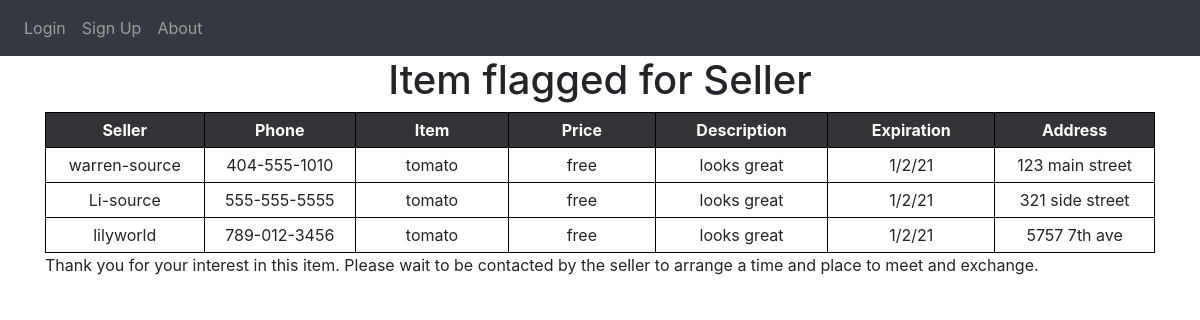
Screenshot of /purchase/1 with the database file from the repository.
### website/models.py (models this page shows)
class Seller(db.Model):
    id = db.Column(db.Integer, primary_key=True)
    food = db.Column(db.String(100))
    price = db.Column(db.String(30))
    description = db.Column(db.String(600))
    expiration = db.Column(db.String(30))
    user_id = db.Column(db.Integer, db.ForeignKey('user.id'))

class User(db.Model, UserMixin):
    id = db.Column(db.Integer, primary_key=True)
    user_name = db.Column(db.String(100), unique=True)
    password = db.Column(db.String(100))
    address = db.Column(db.String(300)) #include town and state after
    zipcode = db.Column(db.String(20))
    phone = db.Column(db.String(20))
    sellers = db.relationship('Seller')  # access user's items for sale

### website/views.py (the view)
@views.route('/purchase/<int:id>')
def purchase(id):
    seller_item = db.session.execute(
        'SELECT S.id, U.id, S.food, S.price, S.description, S.expiration, U.user_name, U.address, U.zipcode, U.phone FROM Seller AS S JOIN User AS U WHERE S.id = :val', {'val': id})
    return render_template("buy.html", user=current_user, seller_item=seller_item)

### website/templates/buy.html (shortened to what this page needs)
{% extends "base.html" %}
{% block content %}
    <div class="summary">
        <h1 style="text-align: center">Item flagged for Seller</h1>
        <table>
            <tr>
                <th>Seller</th>
                <th>Phone</th>
                <th>Item</th>
                <th>Price</th>
                <th>Description</th>
                <th>Expiration</th>
                <th>Address</th>
            </tr>
            {% for item in seller_item %}
            <tr>
                <td>{{ item.user_name }}</td>
                <td>{{ item.phone }}</td>
                <td>{{ item.food }}</td>
                <td>{{ item.price }}</td>
                <td>{{ item.description }}</td>
                <td>{{ item.expiration }}</td>
                <td>{{ item.address }}</td>
            </tr>
            {% endfor %}
        </table>
    </div>
<p>
    Thank you for your interest in this item. Please wait to
    be contacted by the seller to arrange a time and place to meet and exchange.
</p>
{% endblock %}

### website/static/lgin.css (style rules this page uses)
* { margin: 0; padding: 0; }
body { background: #e9eaea; font-family: roboto; user-select: none; }

### website/static/style.css (style rules this page uses)
body { font-family: "Open Sans", sans-serif; overflow-x: hidden; color: #444444; background-color: white; }
h1, h2, h3, h4, h5, h6 { font-family: "Poppins", sans-serif; }

### website/templates/buy.html (style rules this page uses)
table { border-collapse: collapse; }
th { background-color:#333338; Color:white; }
th, td { width:250px; text-align:center; border:1px solid black; padding:5px }

### rows the page displays
Seller: user_name "warren-source", phone "404-555-1010", food "tomato", price "free", description "looks great", expiration "1/2/21", address "123 main street", user_name "Li-source", phone "555-555-5555", address "321 side street", user_name "lilyworld", phone "789-012-3456", address "5757 7th ave"
